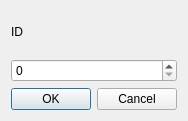
<?xml version="1.0" encoding="UTF-8"?>
<ui version="4.0">
 <class>KundenSuche</class>
 <widget class="QDialog" name="KundenSuche">
  <property name="geometry">
   <rect>
    <x>0</x>
    <y>0</y>
    <width>178</width>
    <height>121</height>
   </rect>
  </property>
  <property name="windowTitle">
   <string>Dialog</string>
  </property>
  <layout class="QVBoxLayout" name="verticalLayout">
   <item>
    <layout class="QHBoxLayout" name="horizontalLayout_2">
     <item>
      <widget class="QLabel" name="idLabel">
       <property name="text">
        <string>ID</string>
       </property>
      </widget>
     </item>
     <item>
      <spacer name="horizontalSpacer_2">
       <property name="orientation">
        <enum>Qt::Horizontal</enum>
       </property>
       <property name="sizeHint" stdset="0">
        <size>
         <width>40</width>
         <height>20</height>
        </size>
       </property>
      </spacer>
     </item>
    </layout>
   </item>
   <item>
    <layout class="QHBoxLayout" name="horizontalLayout_3">
     <item>
      <widget class="QDoubleSpinBox" name="doubleSpinBox">
       <property name="layoutDirection">
        <enum>Qt::LeftToRight</enum>
       </property>
       <property name="alignment">
        <set>Qt::AlignLeading|Qt::AlignLeft|Qt::AlignVCenter</set>
       </property>
       <property name="buttonSymbols">
        <enum>QAbstractSpinBox::UpDownArrows</enum>
       </property>
       <property name="decimals">
        <number>0</number>
       </property>
       <property name="maximum">
        <double>9999.000000000000000</double>
       </property>
      </widget>
     </item>
    </layout>
   </item>
   <item>
    <layout class="QHBoxLayout" name="horizontalLayout">
     <property name="spacing">
      <number>-1</number>
     </property>
     <item>
      <widget class="QPushButton" name="okPushButton">
       <property name="text">
        <string>OK</string>
       </property>
       <property name="default">
        <bool>true</bool>
       </property>
       <property name="flat">
        <bool>false</bool>
       </property>
      </widget>
     </item>
     <item>
      <widget class="QPushButton" name="cancelPushButton">
       <property name="text">
        <string>Cancel</string>
       </property>
      </widget>
     </item>
    </layout>
   </item>
  </layout>
 </widget>
 <resources/>
 <connections/>
</ui>
